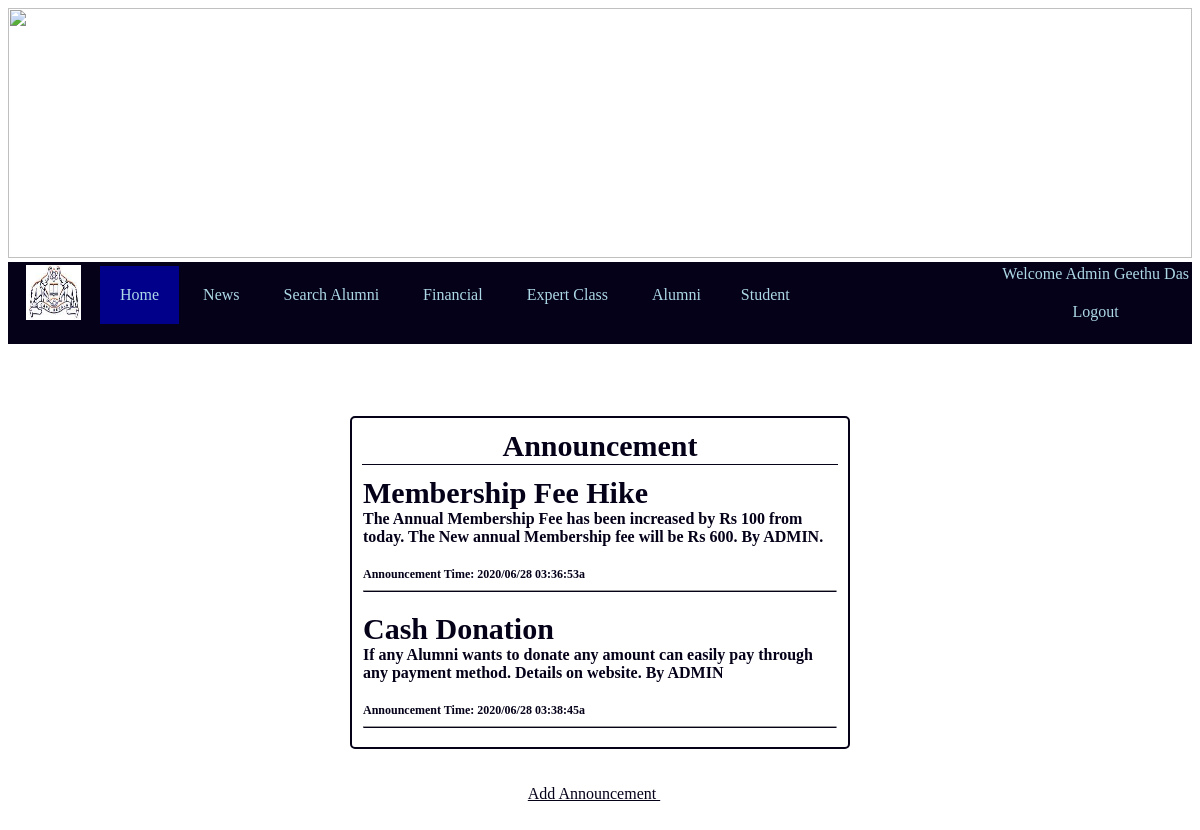
Page /announcement.php (signed in) on the committed database.
### tables this page shows
CREATE TABLE `announcement` (
  `ann_id` varchar(10) NOT NULL,
  `ann_name` varchar(100) NOT NULL,
  `ann_desc` text NOT NULL,
  `ann_time` varchar(20) NOT NULL
);

### announcement.php (the view, shortened to what this page needs)
<!DOCTYPE html>
<html>
<head>
<link rel="stylesheet" href="css/header_navigationbar.css" />
<link rel="stylesheet" href="css/event&ann.css" />
<?php
include_once "setting/adminpage_navigation.php";
include_once "connect_database.php";
?>
</head>
<body>
<div align="center">
<br><br><br><br>
<?php
	$sql = "SELECT * FROM announcement ";
	$result = $conn->query($sql);
	echo "<table class=tb1 cellspacing=10>";
	echo "<th class=th1>Announcement</th>";
	while($row = mysqli_fetch_assoc($result))
	{
        echo "<tr>";
		echo "<td class=td1><span class=sp3>".$row["ann_name"]."</span>";
		echo "<br /><span class=sp2>".$row["ann_desc"]."</span>";
		echo "<br /><br /><span class=sp1>Announcement Time: ".$row["ann_time"]." </span>";
		echo "<hr class=line>";
		echo "</td></tr>";
    }
    echo "</table><br /><br />";
	echo "<a href=add_announcement.php> Add Announcement </a> &nbsp;&nbsp;&nbsp";
?>
</div>
<br><br><br><br>
</body>
</html>

### css/header_navigationbar.css (style rules this page uses)
body { background-color:white; }

### css/event&ann.css (style rules this page uses)
body { background-color:white; color:#050119; }
table.tb1 { border-radius:5px; text-align:left; border:2px solid; border-color:#050119; width:500px; }
th.th1 { text-align:center; font-size:30px; border-bottom:1px solid; cursor:context-menu; }
td.td1 { width:200px; font-weight:bold; cursor:context-menu; }
span.sp1 { font-size:12px; padding-bottom:5px; }
span.sp2 { font-size:16px; }
span.sp3 { font-size:30px; padding-bottom:5px; }
a { color:#050119; font-size:16px; padding:5px; }
.line { border-bottom: 1px solid #050119; }

### rows in the picture
announcement: ann_name "Membership Fee Hike", ann_desc "The Annual Membership Fee has been increased by Rs 100 from today. The New annual Membership fee will be Rs 600. By ADMIN.", ann_time "2020/06/28 03:36:53a"
announcement: ann_name "Cash Donation", ann_desc "If any Alumni wants to donate any amount can easily pay through any payment method. Details on website. By ADMIN", ann_time "2020/06/28 03:38:45a"

### other values in the picture
$username1 "Geethu Das"
